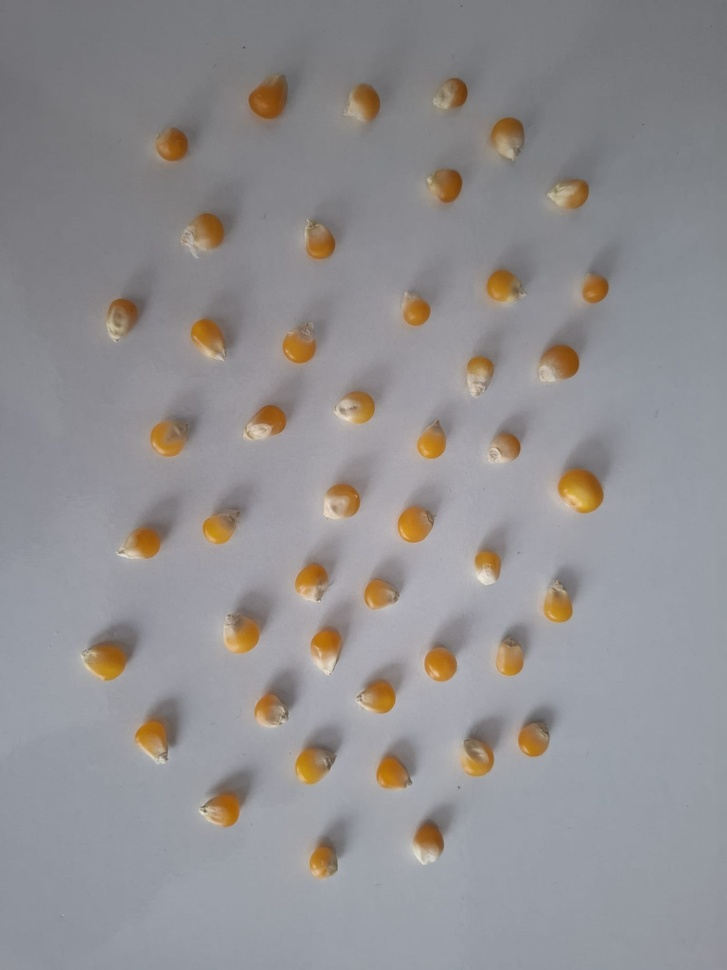
#> input picture bolum3_misir/misir.jpg, 727 x 970 px, shrunk from 1530 x 2040 before the run
$ python misir_say.py
#> lines starting #> are read from the running program, lines starting #| are printed output that depends on the picture; after the words box and inside, x2 and y2 are one past the last pixel; in counts of white or black regions, pixels touching at a corner belong together
import cv2
import numpy as np
import matplotlib
matplotlib.use('TkAgg')
import matplotlib.pyplot as plt
from skimage.feature import peak_local_max
from scipy import ndimage


img = cv2.imread("misir.jpg")
#> img is the input picture: shape (970, 727, 3); mean B, G, R 145.6, 143.6, 145.7
if img is None:
    print("HATA: Fotoğraf bulunamadı! 'misir.jpg' dosyasının bu klasörde olduğuna emin ol.")
    exit()

img_rgb = cv2.cvtColor(img, cv2.COLOR_BGR2RGB)
hsv = cv2.cvtColor(img, cv2.COLOR_BGR2HSV)
#> hsv: shape (970, 727, 3); mean H, S, V 108.4, 21.3, 151.9


mask_sari = cv2.inRange(hsv, np.array([8,  50, 80]),  np.array([32, 255, 240]))
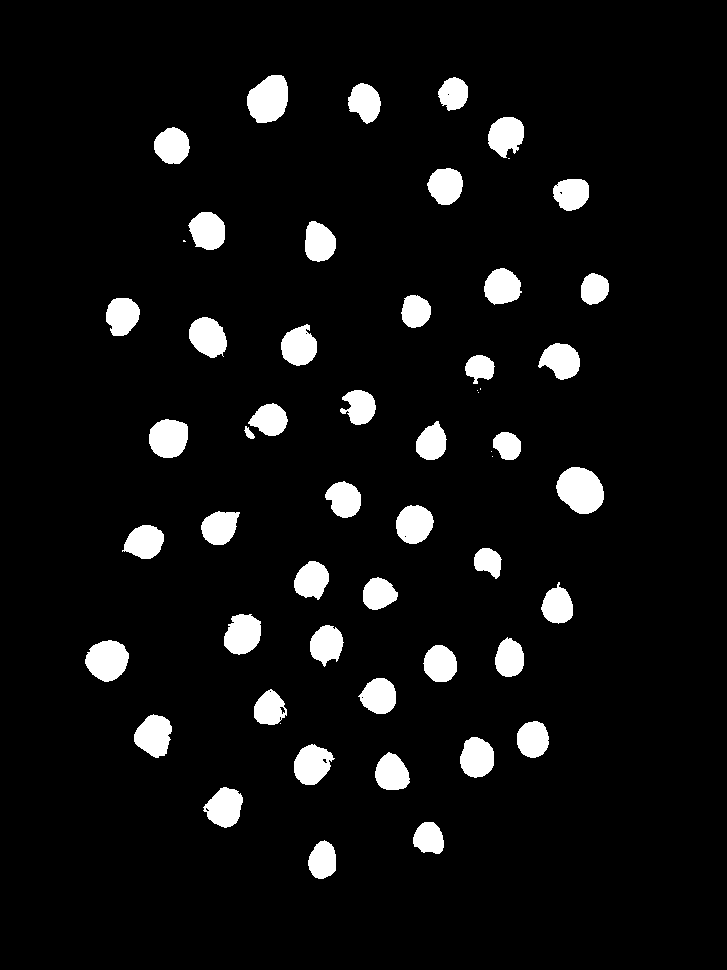
#> mask_sari: shape (970, 727); 6.5% white; 55 white regions (8 under 20 px), largest, box (x1, y1, x2, y2) and area: (556, 467, 604, 514) 1684, (247, 75, 288, 123) 1517, (85, 640, 129, 682) 1358
mask_bej  = cv2.inRange(hsv, np.array([15, 15, 110]), np.array([40, 60,  220]))
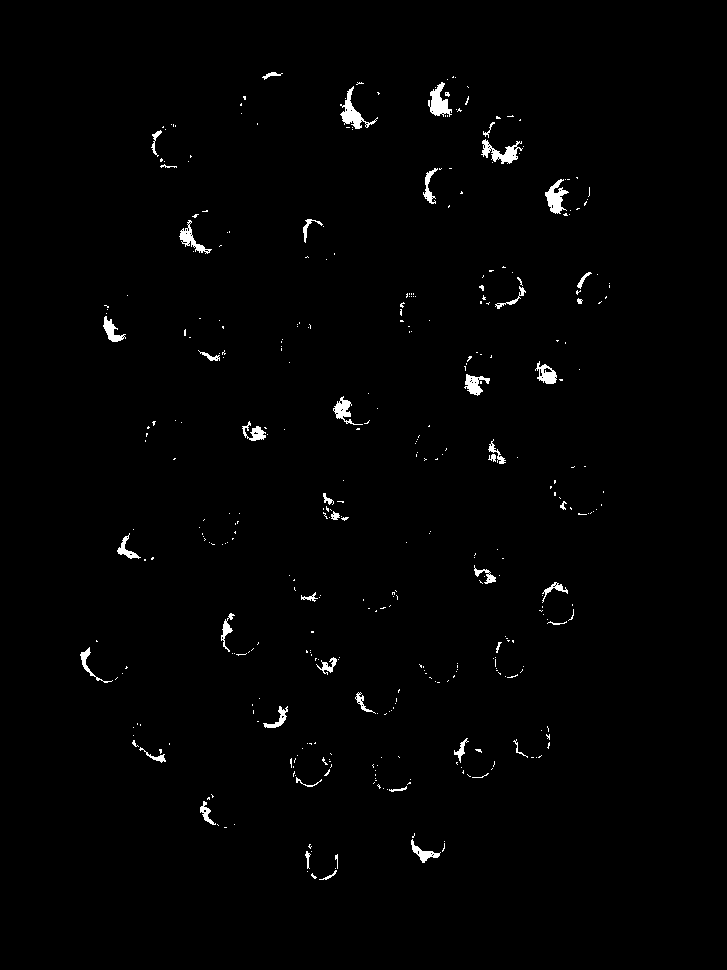
#> mask_bej: shape (970, 727); 1.1% white; 391 white regions (343 under 20 px), largest, box (x1, y1, x2, y2) and area: (340, 86, 378, 129) 460, (481, 139, 523, 164) 435, (428, 82, 452, 117) 428
misir_mask = cv2.bitwise_or(mask_sari, mask_bej)
#> misir_mask: shape (970, 727); 7.3% white; 121 white regions (73 under 20 px), largest, box (x1, y1, x2, y2) and area: (556, 466, 604, 515) 1727, (247, 72, 288, 125) 1568, (80, 640, 129, 683) 1492


gray_mask = cv2.inRange(hsv, np.array([0, 0, 130]), np.array([180, 25, 255]))
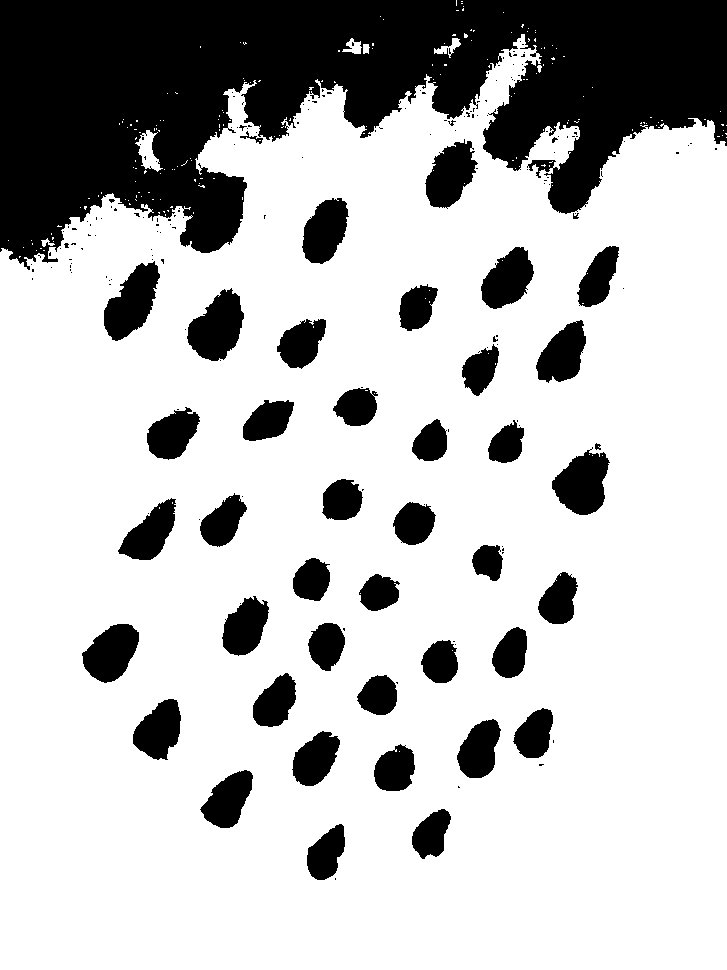
#> gray_mask: shape (970, 727); 74.9% white; 205 black regions (162 under 20 px), largest, box (x1, y1, x2, y2) and area: (0, 0, 727, 270) 113487, (187, 288, 244, 361) 2657, (104, 261, 160, 341) 2576
misir_mask = cv2.bitwise_and(misir_mask, cv2.bitwise_not(gray_mask))
#> misir_mask: shape (970, 727); 7.1% white; 84 white regions (36 under 20 px), largest, box (x1, y1, x2, y2) and area: (556, 466, 604, 515) 1705, (247, 72, 288, 125) 1568, (82, 640, 129, 683) 1457


k5 = np.ones((5, 5), np.uint8)
k3 = np.ones((3, 3), np.uint8)
misir_mask = cv2.morphologyEx(misir_mask, cv2.MORPH_CLOSE, k5, iterations=3)
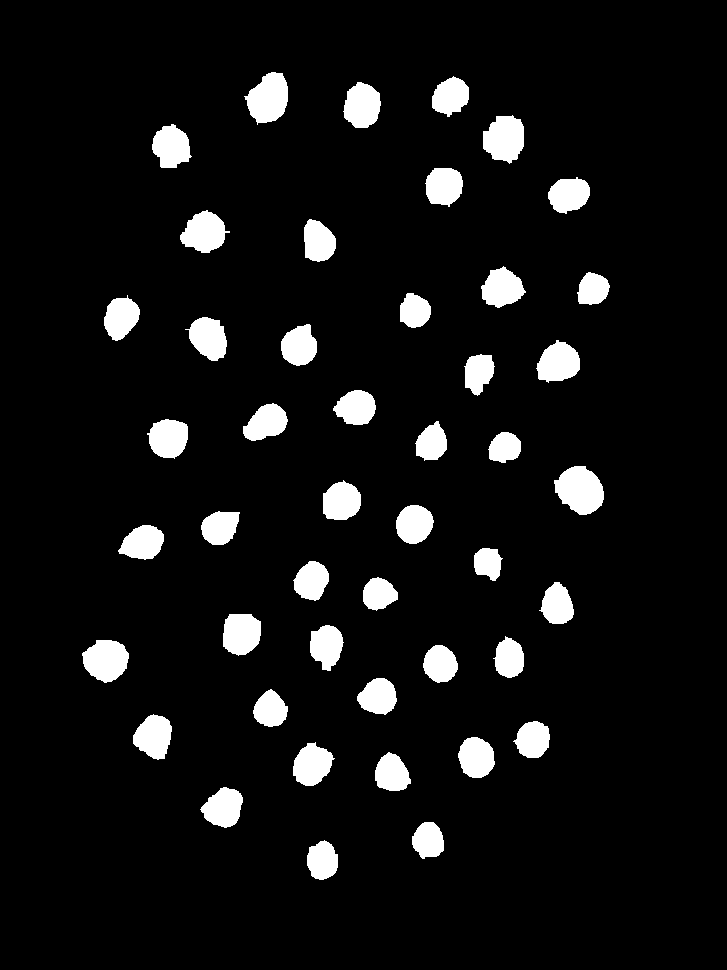
#> misir_mask: shape (970, 727); 7.3% white; 46 white regions, largest, box (x1, y1, x2, y2) and area: (554, 466, 604, 515) 1754, (244, 72, 288, 125) 1589, (483, 115, 524, 164) 1511
misir_mask = cv2.morphologyEx(misir_mask, cv2.MORPH_OPEN,  k3, iterations=1)
#> misir_mask: shape (970, 727); 7.3% white; 46 white regions, largest, box (x1, y1, x2, y2) and area: (554, 466, 604, 515) 1754, (245, 72, 288, 123) 1586, (483, 116, 524, 163) 1509


dist = ndimage.distance_transform_edt(misir_mask)
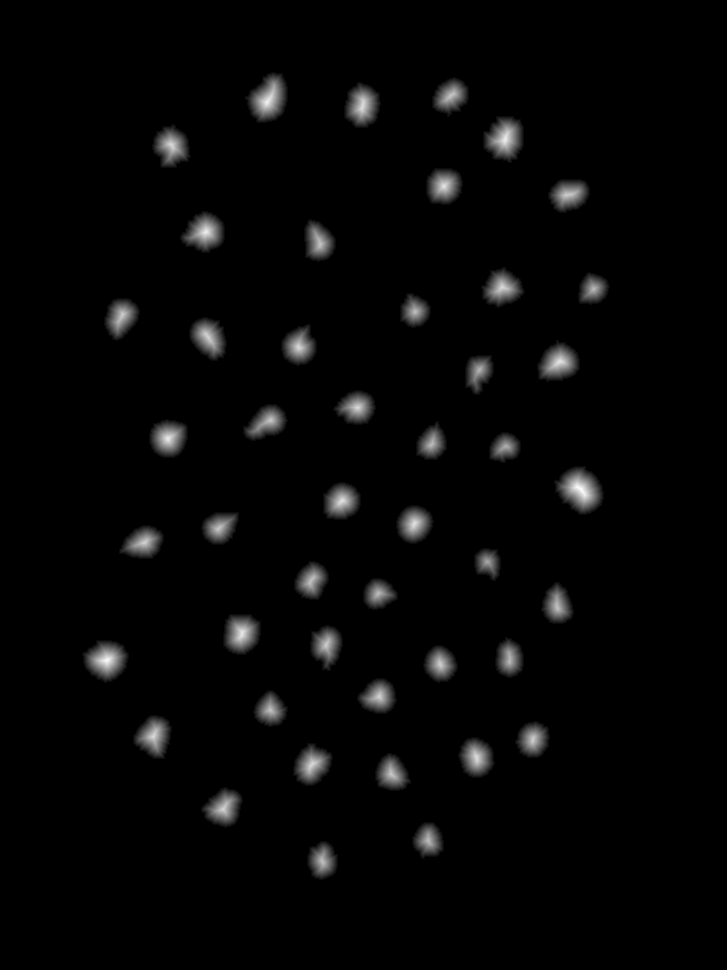
#> dist: shape (970, 727) float64; min 0, max 20.25, mean 0.5; drawn with min black and max white

coords = peak_local_max(dist, min_distance=28, labels=misir_mask)
#> coords = 46 pairs, first value 94 to 861, second value 106 to 593
count = len(coords)
#> count = 46

print(f"Tespit edilen mısır sayısı: {count}")
#| Tespit edilen mısır sayısı: 46


result = img_rgb.copy()
for (r, c) in coords:
    cv2.circle(result, (c, r), 20, (255, 0, 0), 2)
    cv2.circle(result, (c, r),  4, (255, 0, 0), -1)
#> this loop made 46 passes
#> (r, c) on passes 1 to 12: (489, 581), (660, 106), (102, 266), (139, 505), (231, 206), (438, 167), (361, 560), (632, 242), (500, 342), (185, 444), (523, 414), (756, 476)
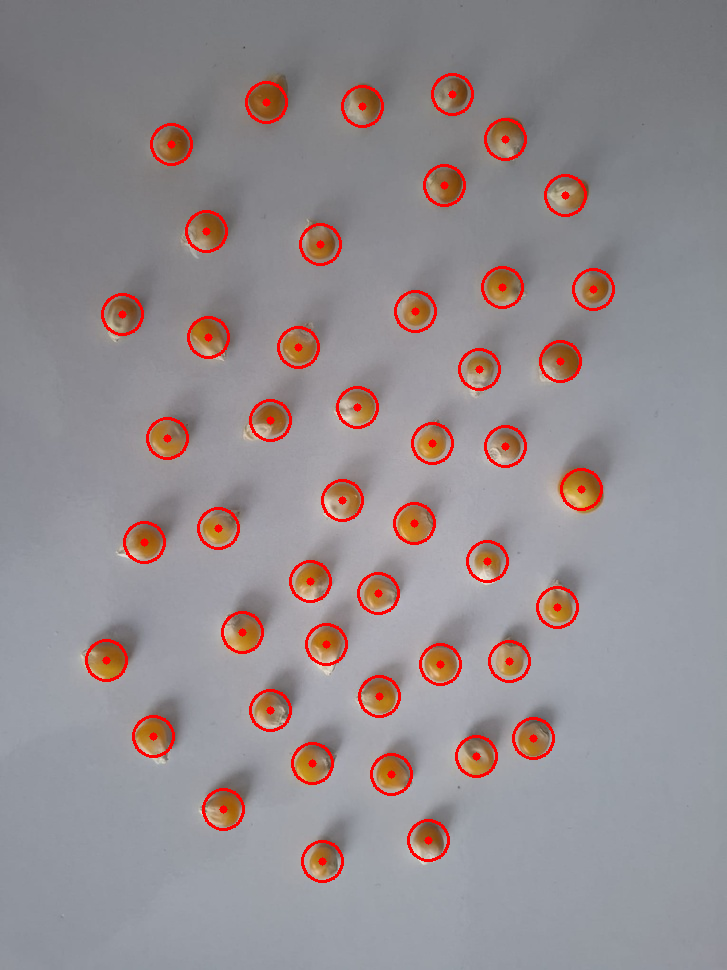
#> result: shape (970, 727, 3); mean R, G, B 148.6, 139.7, 142.1

fig, axes = plt.subplots(1, 3, figsize=(20, 8))

axes[0].imshow(img_rgb)
axes[0].set_title("Orijinal Görüntü", fontsize=13, fontweight='bold')
axes[0].axis('off')

axes[1].imshow(misir_mask, cmap='gray')
axes[1].set_title("Mısır Maskesi", fontsize=13, fontweight='bold')
axes[1].axis('off')

axes[2].imshow(result)
axes[2].set_title(f"Tespit Edilen Mısır Sayısı: {count}", fontsize=13, fontweight='bold', color='darkgreen')
axes[2].axis('off')

plt.suptitle("3. BÖLÜM — Tanecik Sayma (Mısır)", fontsize=15, fontweight='bold')
plt.tight_layout()
plt.savefig("misir_sonuc.jpg", dpi=150, bbox_inches='tight')
print("Sonuç 'misir_sonuc.jpg' olarak kaydedildi!")
plt.show()
